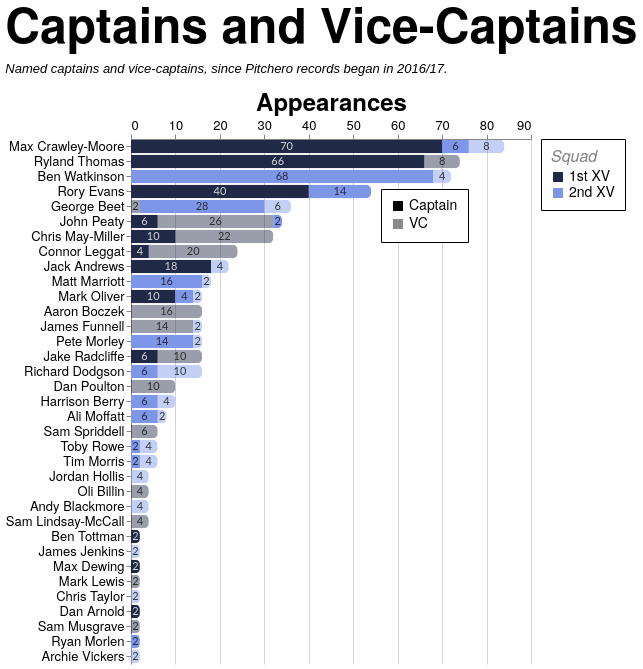

This figure's Vega-Lite source:
### Vega-Lite specification from a JSON file in a GitHub repository (floating-point values rounded to 4 significant figures; data arrays with more than 128 entries replaced by an {"elided": "..."} marker saying what was removed)
{"config": {"axis": {"labelFont": "PT Sans Narrow, Helvetica Neue, Helvetica, Arial, sans-serif", "titleFont": "PT Sans Narrow, Helvetica Neue, Helvetica, Arial, sans-serif", "labelFontSize": 13, "titleFontSize": 24, "gridColor": "#202947", "gridOpacity": 0.2, "zindex": 1}, "text": {"font": "Lato, sans-serif"}, "bar": {"cornerRadiusEnd": 5}, "header": {"labelFont": "PT Sans Narrow, Helvetica Neue, Helvetica, Arial, sans-serif", "titleFont": "PT Sans Narrow, Helvetica Neue, Helvetica, Arial, sans-serif", "labelFontSize": 24, "titleFontSize": 28, "labelFontWeight": "bold", "orient": "left"}, "legend": {"labelFont": "PT Sans Narrow, Helvetica Neue, Helvetica, Arial, sans-serif", "titleFont": "PT Sans Narrow, Helvetica Neue, Helvetica, Arial, sans-serif", "labelFontSize": 14, "titleFontSize": 16, "titlePadding": 5, "fillColor": "white", "strokeColor": "black", "padding": 10, "titleFontWeight": "lighter", "titleFontStyle": "italic", "titleColor": "gray", "offset": 10}, "title": {"font": "PT Sans Narrow, Helvetica Neue, Helvetica, Arial, sans-serif", "fontSize": 48, "fontWeight": "bold", "anchor": "start", "align": "center", "titlePadding": 20, "subtitlePadding": 10, "subtitleFontSize": 13, "subtitleColor": "", "subtitleFontStyle": "italic", "offset": 15, "color": "black"}, "axisX": {"labelAngle": 0}, "facet": {"title": null, "header": null, "align": {"row": "each", "column": "each"}}, "resolve": {"scale": {"y": "independent", "facet": "independent"}}, "background": "transparent", "scale": {"offsetBandPaddingOuter": 0.2, "offsetBandPaddingInner": 0.1}, "view": {"stroke": null, "background": "transparent"}}, "layer": [{"mark": {"type": "bar"}, "encoding": {"color": {"field": "squad", "legend": {"labelExpr": "datum.value + ' XV'", "orient": "right", "title": "Squad"}, "scale": {"domain": ["1st", "2nd"], "range": ["#202946", "#7d96e8"]}, "sort": ["1st", "2nd"], "type": "nominal"}, "opacity": {"field": "role", "legend": {"legendX": 250, "legendY": 50, "orient": "none", "title": null}, "scale": {"domain": ["Captain", "VC"], "range": [1.0, 0.45]}, "sort": ["Captain", "VC"], "type": "nominal"}, "order": {"field": "stack_order", "sort": "ascending", "type": "quantitative"}, "tooltip": [{"field": "player", "title": "Player", "type": "nominal"}, {"field": "squad", "title": "Squad", "type": "nominal"}, {"field": "role", "title": "Role", "type": "nominal"}, {"field": "games_agg", "title": "Games", "type": "quantitative"}], "x": {"axis": {"orient": "top", "title": "Appearances"}, "field": "games_agg", "stack": "zero", "type": "quantitative"}, "y": {"field": "player", "sort": {"field": "player_total", "op": "max", "order": "descending"}, "title": null, "type": "nominal"}}, "transform": [{"aggregate": [{"op": "sum", "field": "games", "as": "games_agg"}, {"op": "max", "field": "player_total", "as": "player_total"}], "groupby": ["player", "squad", "role", "stack_order"]}]}, {"mark": {"type": "text", "align": "center", "baseline": "middle", "fontSize": 11, "opacity": 0.8}, "encoding": {"color": {"field": "label_color", "legend": null, "scale": null, "type": "nominal"}, "text": {"field": "games_agg", "format": ".0f", "type": "quantitative"}, "x": {"field": "x_mid", "type": "quantitative"}, "y": {"field": "player", "sort": {"field": "player_total", "op": "max", "order": "descending"}, "title": null, "type": "nominal"}}, "transform": [{"aggregate": [{"op": "sum", "field": "games", "as": "games_agg"}, {"op": "max", "field": "player_total", "as": "player_total"}], "groupby": ["player", "squad", "role", "stack_order"]}, {"groupby": ["player"], "stack": "games_agg", "sort": [{"field": "stack_order", "order": "ascending"}], "as": ["x0", "x1"]}, {"calculate": "(datum.x0 + datum.x1) / 2", "as": "x_mid"}, {"calculate": "datum.squad === '1st' && datum.role === 'Captain' ? '#ffffff' : '#111111'", "as": "label_color"}]}], "data": {"name": "data-5bb6e0d9e01da691838eb97ddc8bc157"}, "height": {"step": 15}, "title": {"text": "Captains and Vice-Captains", "subtitle": "Named captains and vice-captains, since Pitchero records began in 2016/17."}, "transform": [{"joinaggregate": [{"op": "sum", "field": "games", "as": "player_total"}], "groupby": ["player"]}], "width": 400, "$schema": "https://vega.github.io/schema/vega-lite/v5.20.1.json", "datasets": {"data-5bb6e0d9e01da691838eb97ddc8bc157": {"elided": "197 records"}}}
